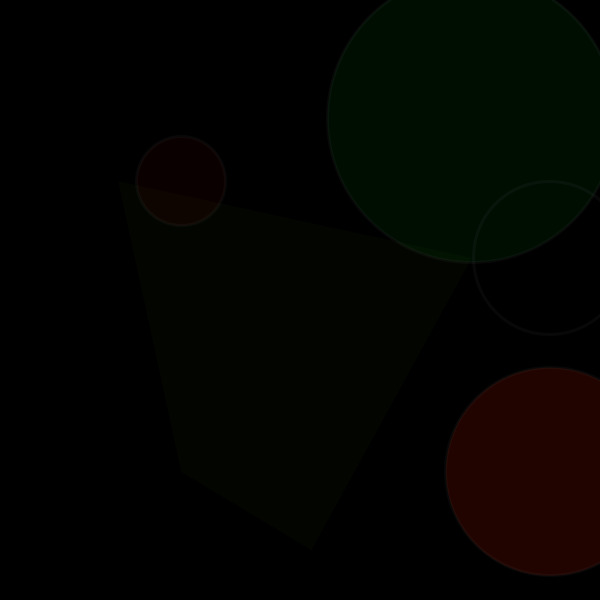
Frame 1 (no input)
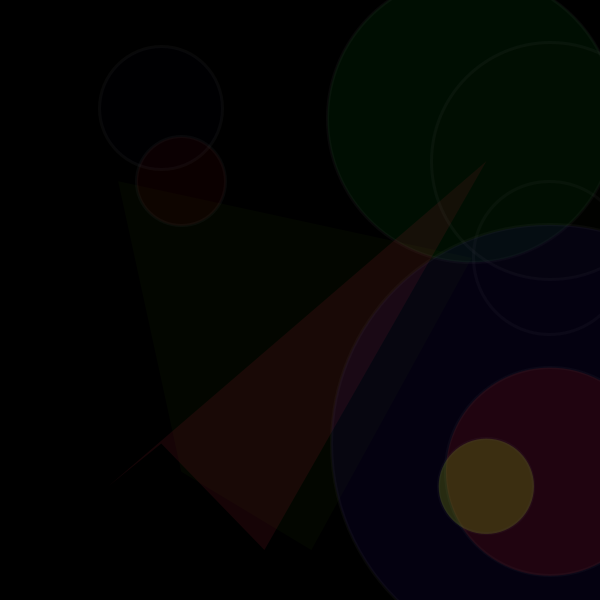
Frame 2 (the mouse pressed at the canvas centre, redrawn once)

The Processing sketch that drew these frames (run headless with seeded random() and noise(); the mouse was pressed at the canvas centre and the sketch redrawn once):

// Processing sketch: processing_60320
// ── processing_60320.pde

void setup() {
 size(600,600);
 background(0);  
  smooth();
  noLoop();
  frameRate(3);
}
 void draw (){
 //background(0);  
 //raggi palle
    float r = random(40,300);
    float p = random(50,200);
    float q = random(60,300);
    float s = random(30,550);

//coordinate palle
      float a= random(0, 550); 
      float b= random(550, 400);
      float c= random(10, 550);
      float d= random(49, 200);
      float e= random(20, 550);
      float f= random(90, 590);
      
//linee
strokeWeight(0);
noStroke();



 fill(random(255), random(255),random(255),30); 
beginShape();
vertex(a,f);
vertex(d,c);
vertex(c,a);
vertex (e,b);
endShape(CLOSE);




//system
stroke(random(255), random(50));
strokeWeight(3);

 fill(random(241),random(198), 0,random(60)); //arancio
    ellipse( b, a, r, r);
 fill(random(201), random(206), random(5),random(90)); //verdino
     ellipse( c,c, p,p);
 fill(0, random(175), random(162),random(50)); //azzurro
     ellipse( a, d,q,q);
 fill(random(178), random(95), random(170),random(60)); //viola
     ellipse( b, f,s,s);   
}




void keyTyped() {
  
  if (key==' '){background (0);}
  
  loop();
redraw ();

}
